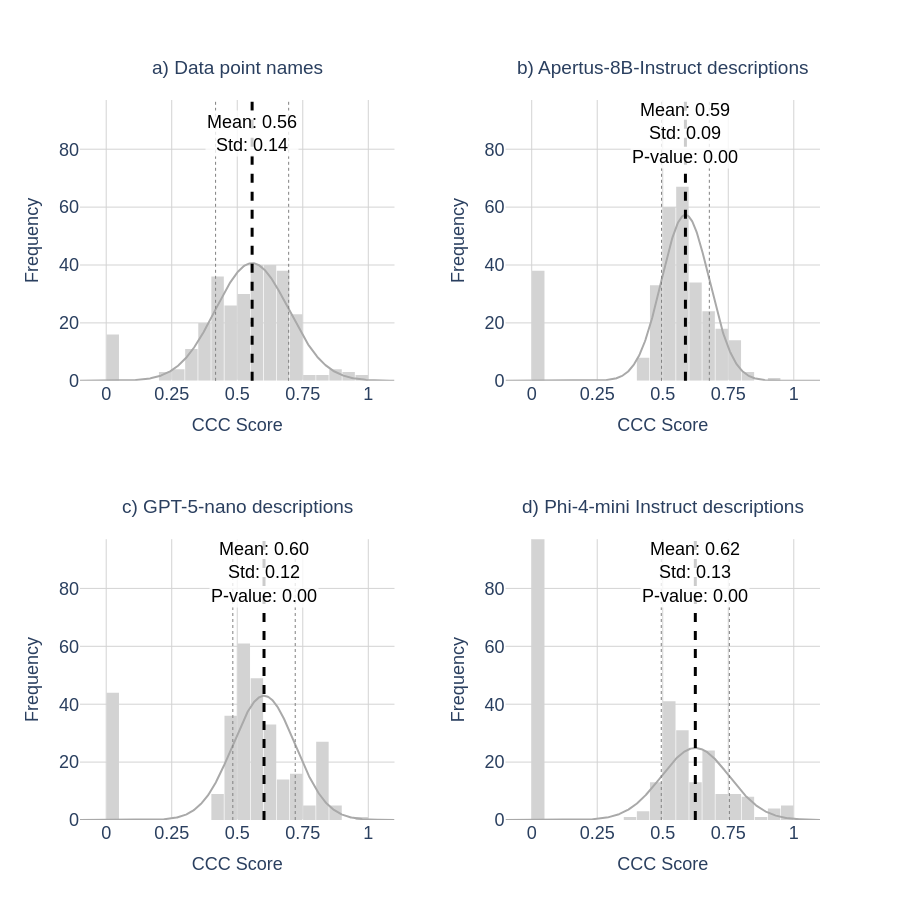

Notebook cell for this chart:
### Code cell
import plotly.graph_objects as go
from plotly.subplots import make_subplots
import pandas as pd
import numpy as np
from scipy import stats

# --- Configuration ---
bin_size = 0.05
x_min, x_max = -0.1, 1.1

# Define bin edges exactly as Plotly would use them
bin_edges = np.arange(x_min, x_max + bin_size, bin_size)
bin_config = dict(start=x_min, end=x_max, size=bin_size)

# Prepare Data List
datasets = [
    (df_data_points['user_attrs_ccc_score'][df_data_points['user_attrs_ccc_score'] > 0], "a) Data point names", 'lightgrey'), 
    (df_descriptions['user_attrs_ccc_score'][df_descriptions['user_attrs_ccc_score'] > 0], "b) Apertus-8B-Instruct descriptions", 'lightgrey'),     
    (df_descriptions_gpt['user_attrs_ccc_score'][df_descriptions_gpt['user_attrs_ccc_score'] > 0], "c) GPT-5-nano descriptions", 'lightgrey'),   
    (df_descriptions_phi['user_attrs_ccc_score'][df_descriptions_phi['user_attrs_ccc_score'] > 0], "d) Phi-4-mini Instruct descriptions", 'lightgrey')    
]

datasets2 = [
    (df_data_points['user_attrs_ccc_score'], "a) Data point names", 'lightgrey'), 
    (df_descriptions['user_attrs_ccc_score'], "b) Apertus-8B-Instruct descriptions", 'lightgrey'),     
    (df_descriptions_gpt['user_attrs_ccc_score'], "c) GPT-5-nano descriptions", 'lightgrey'),   
    (df_descriptions_phi['user_attrs_ccc_score'], "d) Phi-4-mini Instruct descriptions", 'lightgrey')    
]


# --- 1. Calculate Global Y-Max for Alignment ---
max_freq = 0
for data, _, _ in datasets:
    # Use numpy to pre-calculate the histogram counts
    counts, _ = np.histogram(data, bins=bin_edges)
    current_max = counts.max()
    if current_max > max_freq:
        max_freq = current_max

# Add 15% buffer space to the top
global_y_max = max_freq + 30

# --- Helper Function for Normal Curve ---
def get_normal_curve(data, x_min, x_max, bin_size):
    """Calculates (x, y) for a normal curve scaled to match a histogram frequency."""
    mu, std = data.mean(), data.std()
    
    # Generate X points
    x_range = np.linspace(x_min, x_max, 500)
    
    # Calculate PDF and scale to frequency
    pdf = stats.norm.pdf(x_range, mu, std + 1e-9)
    y_curve = pdf * len(data) * bin_size
    
    # Normality Test
    try:
        _, shapiro_p = stats.shapiro(data)
    except:
        shapiro_p = np.nan
    
    return x_range, y_curve, mu, std, shapiro_p

# Create Subplots
fig = make_subplots(
    rows=2, cols=2, 
    horizontal_spacing=0.15, vertical_spacing=0.22,
    subplot_titles=["placeholder"]*4 
)

# --- Loop to Create Plots ---
for i, (data_, name_, color_) in enumerate(datasets2):
    row = (i // 2) + 1
    col = (i % 2) + 1
    
    data, name, color = datasets[i]
    # 1. Calculate Stats & Curve
    x_curve, y_curve, mu, std, p_val = get_normal_curve(data, x_min, x_max, bin_size)
    
    # 2. Update Subplot Title
    title_text = (f"<span style='font-size:19px'>{name}</span><br>"
                  f"<span style='font-size:12px'> </span>")
    fig.layout.annotations[i].update(text=title_text)

    # 3. Add Histogram
    fig.add_trace(
        go.Histogram(
            x=data_, marker_color=color, opacity=1,
            xbins=bin_config, autobinx=False,
            name=f'{name} Hist', showlegend=False
        ), row=row, col=col
    )
    
    # 4. Add Normal Distribution Curve (Light Gray, Transparent)
    fig.add_trace(
        go.Scatter(
            x=x_curve, y=y_curve, 
            mode='lines', 
            line=dict(color='darkgray', width=2), 
            name=f'{name} Fit', showlegend=False
        ), row=row, col=col
    )

    # 5. Add Mean Line (Dashed)
    fig.add_vline(x=mu, line_width=3, line_dash="dash", line_color="black", row=row, col=col)

    t_stat_ccc, p_val_ccc = ttest_ind(data, 
                                        df_data_points['user_attrs_ccc_score'])

    if row == 1 and col == 1:
        # 6. Add Mean Value Annotation at X-Axis
        fig.add_annotation(
            x=mu, y=max_freq + 15,                  
            text=f"Mean: {mu:.2f}<br>Std: {std:.2f}",    
            showarrow=False,
            yshift=10,                  
            font=dict(color="black", size=18),
            bgcolor="rgba(255, 255, 255, 0.8)", 
            row=row, col=col
        )
    else:
        fig.add_annotation(
            x=mu, y=max_freq + 15,                  
            text=f"Mean: {mu:.2f}<br>Std: {std:.2f}<br>P-value: {p_val_ccc:.2f}",    
            showarrow=False,
            yshift=10,                  
            font=dict(color="black", size=18),
            bgcolor="rgba(255, 255, 255, 0.8)", 
            row=row, col=col
        )
    # 7. Add Std Dev Lines (Dotted)
    fig.add_vline(x=mu - std, line_width=1, line_dash="dot", line_color="gray", row=row, col=col)
    fig.add_vline(x=mu + std, line_width=1, line_dash="dot", line_color="gray", row=row, col=col)

# --- Layout Updates ---
fig.update_layout(
    width=900, height=900,
    plot_bgcolor='white', paper_bgcolor='white',
    font=dict(family='Arial', size=18),
    bargap=0.05, 
)

fig.update_xaxes(title_text='CCC Score', range=[x_min, x_max], showgrid=True, gridcolor='lightgray', dtick=0.25, title_font=dict(size=18))

# --- NEW: Set Consistent Y-Axis Range ---
fig.update_yaxes(title_text='Frequency', range=[0, global_y_max], showgrid=True, gridcolor='lightgray', title_font=dict(size=18))

fig.write_image("260603_optimization_results_ccc.png", scale=3)
fig.show()

### Figure 1 — Plotly figure (JSON) as saved in the notebook; plotly's stock layout.template omitted (floating-point values rounded to 4 significant figures; data arrays with more than 128 entries replaced by an {"elided": "..."} marker saying what was removed)
{"data": [{"marker": {"color": "lightgrey"}, "name": "a) Data point names Hist", "opacity": 1, "showlegend": false, "type": "histogram", "x": {"elided": "300 float values"}, "xaxis": "x", "xbins": {"end": 1.1, "size": 0.05, "start": -0.1}, "yaxis": "y"}, {"line": {"color": "darkgray", "width": 2}, "mode": "lines", "name": "a) Data point names Fit", "showlegend": false, "type": "scatter", "x": {"elided": "500 float values"}, "xaxis": "x", "y": {"elided": "500 float values"}, "yaxis": "y"}, {"marker": {"color": "lightgrey"}, "name": "b) Apertus-8B-Instruct descriptions Hist", "opacity": 1, "showlegend": false, "type": "histogram", "x": {"elided": "300 float values"}, "xaxis": "x2", "xbins": {"end": 1.1, "size": 0.05, "start": -0.1}, "yaxis": "y2"}, {"line": {"color": "darkgray", "width": 2}, "mode": "lines", "name": "b) Apertus-8B-Instruct descriptions Fit", "showlegend": false, "type": "scatter", "x": {"elided": "500 float values"}, "xaxis": "x2", "y": {"elided": "500 float values"}, "yaxis": "y2"}, {"marker": {"color": "lightgrey"}, "name": "c) GPT-5-nano descriptions Hist", "opacity": 1, "showlegend": false, "type": "histogram", "x": {"elided": "300 float values"}, "xaxis": "x3", "xbins": {"end": 1.1, "size": 0.05, "start": -0.1}, "yaxis": "y3"}, {"line": {"color": "darkgray", "width": 2}, "mode": "lines", "name": "c) GPT-5-nano descriptions Fit", "showlegend": false, "type": "scatter", "x": {"elided": "500 float values"}, "xaxis": "x3", "y": {"elided": "500 float values"}, "yaxis": "y3"}, {"marker": {"color": "lightgrey"}, "name": "d) Phi-4-mini Instruct descriptions Hist", "opacity": 1, "showlegend": false, "type": "histogram", "x": {"elided": "300 float values"}, "xaxis": "x4", "xbins": {"end": 1.1, "size": 0.05, "start": -0.1}, "yaxis": "y4"}, {"line": {"color": "darkgray", "width": 2}, "mode": "lines", "name": "d) Phi-4-mini Instruct descriptions Fit", "showlegend": false, "type": "scatter", "x": {"elided": "500 float values"}, "xaxis": "x4", "y": {"elided": "500 float values"}, "yaxis": "y4"}], "layout": {"annotations": [{"font": {"size": 16}, "showarrow": false, "text": "<span style='font-size:19px'>a) Data point names</span><br><span style='font-size:12px'> </span>", "x": 0.2125, "xanchor": "center", "xref": "paper", "y": 1, "yanchor": "bottom", "yref": "paper"}, {"font": {"size": 16}, "showarrow": false, "text": "<span style='font-size:19px'>b) Apertus-8B-Instruct descriptions</span><br><span style='font-size:12px'> </span>", "x": 0.7875, "xanchor": "center", "xref": "paper", "y": 1, "yanchor": "bottom", "yref": "paper"}, {"font": {"size": 16}, "showarrow": false, "text": "<span style='font-size:19px'>c) GPT-5-nano descriptions</span><br><span style='font-size:12px'> </span>", "x": 0.2125, "xanchor": "center", "xref": "paper", "y": 0.39, "yanchor": "bottom", "yref": "paper"}, {"font": {"size": 16}, "showarrow": false, "text": "<span style='font-size:19px'>d) Phi-4-mini Instruct descriptions</span><br><span style='font-size:12px'> </span>", "x": 0.7875, "xanchor": "center", "xref": "paper", "y": 0.39, "yanchor": "bottom", "yref": "paper"}, {"bgcolor": "rgba(255, 255, 255, 0.8)", "font": {"color": "black", "size": 18}, "showarrow": false, "text": "Mean: 0.56<br>Std: 0.14", "x": 0.5567, "xref": "x", "y": 82, "yref": "y", "yshift": 10}, {"bgcolor": "rgba(255, 255, 255, 0.8)", "font": {"color": "black", "size": 18}, "showarrow": false, "text": "Mean: 0.59<br>Std: 0.09<br>P-value: 0.00", "x": 0.5865, "xref": "x2", "y": 82, "yref": "y2", "yshift": 10}, {"bgcolor": "rgba(255, 255, 255, 0.8)", "font": {"color": "black", "size": 18}, "showarrow": false, "text": "Mean: 0.60<br>Std: 0.12<br>P-value: 0.00", "x": 0.6022, "xref": "x3", "y": 82, "yref": "y3", "yshift": 10}, {"bgcolor": "rgba(255, 255, 255, 0.8)", "font": {"color": "black", "size": 18}, "showarrow": false, "text": "Mean: 0.62<br>Std: 0.13<br>P-value: 0.00", "x": 0.6243, "xref": "x4", "y": 82, "yref": "y4", "yshift": 10}], "bargap": 0.05, "font": {"family": "Arial", "size": 18}, "height": 900, "paper_bgcolor": "white", "plot_bgcolor": "white", "shapes": [{"line": {"color": "black", "dash": "dash", "width": 3}, "type": "line", "x0": 0.5567, "x1": 0.5567, "xref": "x", "y0": 0, "y1": 1, "yref": "y domain"}, {"line": {"color": "gray", "dash": "dot", "width": 1}, "type": "line", "x0": 0.4173, "x1": 0.4173, "xref": "x", "y0": 0, "y1": 1, "yref": "y domain"}, {"line": {"color": "gray", "dash": "dot", "width": 1}, "type": "line", "x0": 0.6961, "x1": 0.6961, "xref": "x", "y0": 0, "y1": 1, "yref": "y domain"}, {"line": {"color": "black", "dash": "dash", "width": 3}, "type": "line", "x0": 0.5865, "x1": 0.5865, "xref": "x2", "y0": 0, "y1": 1, "yref": "y2 domain"}, {"line": {"color": "gray", "dash": "dot", "width": 1}, "type": "line", "x0": 0.4954, "x1": 0.4954, "xref": "x2", "y0": 0, "y1": 1, "yref": "y2 domain"}, {"line": {"color": "gray", "dash": "dot", "width": 1}, "type": "line", "x0": 0.6777, "x1": 0.6777, "xref": "x2", "y0": 0, "y1": 1, "yref": "y2 domain"}, {"line": {"color": "black", "dash": "dash", "width": 3}, "type": "line", "x0": 0.6022, "x1": 0.6022, "xref": "x3", "y0": 0, "y1": 1, "yref": "y3 domain"}, {"line": {"color": "gray", "dash": "dot", "width": 1}, "type": "line", "x0": 0.4831, "x1": 0.4831, "xref": "x3", "y0": 0, "y1": 1, "yref": "y3 domain"}, {"line": {"color": "gray", "dash": "dot", "width": 1}, "type": "line", "x0": 0.7212, "x1": 0.7212, "xref": "x3", "y0": 0, "y1": 1, "yref": "y3 domain"}, {"line": {"color": "black", "dash": "dash", "width": 3}, "type": "line", "x0": 0.6243, "x1": 0.6243, "xref": "x4", "y0": 0, "y1": 1, "yref": "y4 domain"}, {"line": {"color": "gray", "dash": "dot", "width": 1}, "type": "line", "x0": 0.4944, "x1": 0.4944, "xref": "x4", "y0": 0, "y1": 1, "yref": "y4 domain"}, {"line": {"color": "gray", "dash": "dot", "width": 1}, "type": "line", "x0": 0.7541, "x1": 0.7541, "xref": "x4", "y0": 0, "y1": 1, "yref": "y4 domain"}], "width": 900, "xaxis": {"anchor": "y", "domain": [0, 0.425], "dtick": 0.25, "gridcolor": "lightgray", "range": [-0.1, 1.1], "showgrid": true, "title": {"font": {"size": 18}, "text": "CCC Score"}, "type": "linear"}, "xaxis2": {"anchor": "y2", "domain": [0.575, 1], "dtick": 0.25, "gridcolor": "lightgray", "range": [-0.1, 1.1], "showgrid": true, "title": {"font": {"size": 18}, "text": "CCC Score"}, "type": "linear"}, "xaxis3": {"anchor": "y3", "domain": [0, 0.425], "dtick": 0.25, "gridcolor": "lightgray", "range": [-0.1, 1.1], "showgrid": true, "title": {"font": {"size": 18}, "text": "CCC Score"}, "type": "linear"}, "xaxis4": {"anchor": "y4", "domain": [0.575, 1], "dtick": 0.25, "gridcolor": "lightgray", "range": [-0.1, 1.1], "showgrid": true, "title": {"font": {"size": 18}, "text": "CCC Score"}, "type": "linear"}, "yaxis": {"anchor": "x", "domain": [0.61, 1], "gridcolor": "lightgray", "range": [0, 97], "showgrid": true, "title": {"font": {"size": 18}, "text": "Frequency"}, "type": "linear"}, "yaxis2": {"anchor": "x2", "domain": [0.61, 1], "gridcolor": "lightgray", "range": [0, 97], "showgrid": true, "title": {"font": {"size": 18}, "text": "Frequency"}, "type": "linear"}, "yaxis3": {"anchor": "x3", "domain": [0, 0.39], "gridcolor": "lightgray", "range": [0, 97], "showgrid": true, "title": {"font": {"size": 18}, "text": "Frequency"}, "type": "linear"}, "yaxis4": {"anchor": "x4", "domain": [0, 0.39], "gridcolor": "lightgray", "range": [0, 97], "showgrid": true, "title": {"font": {"size": 18}, "text": "Frequency"}, "type": "linear"}}}
